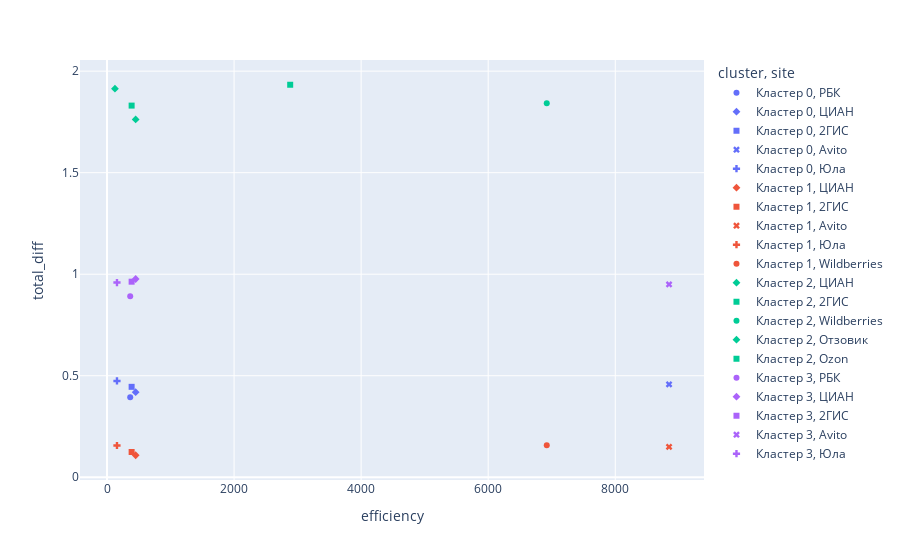

The code cell stored with this chart in its notebook:
### Code cell
plt_topscat

### Figure 1 — Plotly figure (JSON) as saved in the notebook; plotly's stock layout.template omitted (floating-point values rounded to 4 significant figures)
{"data": [{"hovertemplate": "cluster=Кластер 0<br>site=РБК<br>efficiency=%{x}<br>total_diff=%{y}<extra></extra>", "legendgroup": "Кластер 0, РБК", "marker": {"color": "#636efa", "symbol": "circle"}, "mode": "markers", "name": "Кластер 0, РБК", "orientation": "v", "showlegend": true, "type": "scatter", "x": [364.9], "xaxis": "x", "y": [0.3941], "yaxis": "y"}, {"hovertemplate": "cluster=Кластер 0<br>site=ЦИАН<br>efficiency=%{x}<br>total_diff=%{y}<extra></extra>", "legendgroup": "Кластер 0, ЦИАН", "marker": {"color": "#636efa", "symbol": "diamond"}, "mode": "markers", "name": "Кластер 0, ЦИАН", "orientation": "v", "showlegend": true, "type": "scatter", "x": [450.7], "xaxis": "x", "y": [0.4192], "yaxis": "y"}, {"hovertemplate": "cluster=Кластер 0<br>site=2ГИС<br>efficiency=%{x}<br>total_diff=%{y}<extra></extra>", "legendgroup": "Кластер 0, 2ГИС", "marker": {"color": "#636efa", "symbol": "square"}, "mode": "markers", "name": "Кластер 0, 2ГИС", "orientation": "v", "showlegend": true, "type": "scatter", "x": [387.2], "xaxis": "x", "y": [0.4454], "yaxis": "y"}, {"hovertemplate": "cluster=Кластер 0<br>site=Avito<br>efficiency=%{x}<br>total_diff=%{y}<extra></extra>", "legendgroup": "Кластер 0, Avito", "marker": {"color": "#636efa", "symbol": "x"}, "mode": "markers", "name": "Кластер 0, Avito", "orientation": "v", "showlegend": true, "type": "scatter", "x": [8847.0], "xaxis": "x", "y": [0.4575], "yaxis": "y"}, {"hovertemplate": "cluster=Кластер 0<br>site=Юла<br>efficiency=%{x}<br>total_diff=%{y}<extra></extra>", "legendgroup": "Кластер 0, Юла", "marker": {"color": "#636efa", "symbol": "cross"}, "mode": "markers", "name": "Кластер 0, Юла", "orientation": "v", "showlegend": true, "type": "scatter", "x": [156.5], "xaxis": "x", "y": [0.4744], "yaxis": "y"}, {"hovertemplate": "cluster=Кластер 1<br>site=ЦИАН<br>efficiency=%{x}<br>total_diff=%{y}<extra></extra>", "legendgroup": "Кластер 1, ЦИАН", "marker": {"color": "#EF553B", "symbol": "diamond"}, "mode": "markers", "name": "Кластер 1, ЦИАН", "orientation": "v", "showlegend": true, "type": "scatter", "x": [450.7], "xaxis": "x", "y": [0.1084], "yaxis": "y"}, {"hovertemplate": "cluster=Кластер 1<br>site=2ГИС<br>efficiency=%{x}<br>total_diff=%{y}<extra></extra>", "legendgroup": "Кластер 1, 2ГИС", "marker": {"color": "#EF553B", "symbol": "square"}, "mode": "markers", "name": "Кластер 1, 2ГИС", "orientation": "v", "showlegend": true, "type": "scatter", "x": [387.2], "xaxis": "x", "y": [0.1245], "yaxis": "y"}, {"hovertemplate": "cluster=Кластер 1<br>site=Avito<br>efficiency=%{x}<br>total_diff=%{y}<extra></extra>", "legendgroup": "Кластер 1, Avito", "marker": {"color": "#EF553B", "symbol": "x"}, "mode": "markers", "name": "Кластер 1, Avito", "orientation": "v", "showlegend": true, "type": "scatter", "x": [8847.0], "xaxis": "x", "y": [0.1498], "yaxis": "y"}, {"hovertemplate": "cluster=Кластер 1<br>site=Юла<br>efficiency=%{x}<br>total_diff=%{y}<extra></extra>", "legendgroup": "Кластер 1, Юла", "marker": {"color": "#EF553B", "symbol": "cross"}, "mode": "markers", "name": "Кластер 1, Юла", "orientation": "v", "showlegend": true, "type": "scatter", "x": [156.5], "xaxis": "x", "y": [0.1564], "yaxis": "y"}, {"hovertemplate": "cluster=Кластер 1<br>site=Wildberries<br>efficiency=%{x}<br>total_diff=%{y}<extra></extra>", "legendgroup": "Кластер 1, Wildberries", "marker": {"color": "#EF553B", "symbol": "circle"}, "mode": "markers", "name": "Кластер 1, Wildberries", "orientation": "v", "showlegend": true, "type": "scatter", "x": [6922.0], "xaxis": "x", "y": [0.1574], "yaxis": "y"}, {"hovertemplate": "cluster=Кластер 2<br>site=ЦИАН<br>efficiency=%{x}<br>total_diff=%{y}<extra></extra>", "legendgroup": "Кластер 2, ЦИАН", "marker": {"color": "#00cc96", "symbol": "diamond"}, "mode": "markers", "name": "Кластер 2, ЦИАН", "orientation": "v", "showlegend": true, "type": "scatter", "x": [450.7], "xaxis": "x", "y": [1.762], "yaxis": "y"}, {"hovertemplate": "cluster=Кластер 2<br>site=2ГИС<br>efficiency=%{x}<br>total_diff=%{y}<extra></extra>", "legendgroup": "Кластер 2, 2ГИС", "marker": {"color": "#00cc96", "symbol": "square"}, "mode": "markers", "name": "Кластер 2, 2ГИС", "orientation": "v", "showlegend": true, "type": "scatter", "x": [387.2], "xaxis": "x", "y": [1.83], "yaxis": "y"}, {"hovertemplate": "cluster=Кластер 2<br>site=Wildberries<br>efficiency=%{x}<br>total_diff=%{y}<extra></extra>", "legendgroup": "Кластер 2, Wildberries", "marker": {"color": "#00cc96", "symbol": "circle"}, "mode": "markers", "name": "Кластер 2, Wildberries", "orientation": "v", "showlegend": true, "type": "scatter", "x": [6922.0], "xaxis": "x", "y": [1.842], "yaxis": "y"}, {"hovertemplate": "cluster=Кластер 2<br>site=Отзовик<br>efficiency=%{x}<br>total_diff=%{y}<extra></extra>", "legendgroup": "Кластер 2, Отзовик", "marker": {"color": "#00cc96", "symbol": "diamond"}, "mode": "markers", "name": "Кластер 2, Отзовик", "orientation": "v", "showlegend": true, "type": "scatter", "x": [124.7], "xaxis": "x", "y": [1.914], "yaxis": "y"}, {"hovertemplate": "cluster=Кластер 2<br>site=Ozon<br>efficiency=%{x}<br>total_diff=%{y}<extra></extra>", "legendgroup": "Кластер 2, Ozon", "marker": {"color": "#00cc96", "symbol": "square"}, "mode": "markers", "name": "Кластер 2, Ozon", "orientation": "v", "showlegend": true, "type": "scatter", "x": [2883.0], "xaxis": "x", "y": [1.933], "yaxis": "y"}, {"hovertemplate": "cluster=Кластер 3<br>site=РБК<br>efficiency=%{x}<br>total_diff=%{y}<extra></extra>", "legendgroup": "Кластер 3, РБК", "marker": {"color": "#ab63fa", "symbol": "circle"}, "mode": "markers", "name": "Кластер 3, РБК", "orientation": "v", "showlegend": true, "type": "scatter", "x": [364.9], "xaxis": "x", "y": [0.8914], "yaxis": "y"}, {"hovertemplate": "cluster=Кластер 3<br>site=ЦИАН<br>efficiency=%{x}<br>total_diff=%{y}<extra></extra>", "legendgroup": "Кластер 3, ЦИАН", "marker": {"color": "#ab63fa", "symbol": "diamond"}, "mode": "markers", "name": "Кластер 3, ЦИАН", "orientation": "v", "showlegend": true, "type": "scatter", "x": [450.7], "xaxis": "x", "y": [0.9764], "yaxis": "y"}, {"hovertemplate": "cluster=Кластер 3<br>site=2ГИС<br>efficiency=%{x}<br>total_diff=%{y}<extra></extra>", "legendgroup": "Кластер 3, 2ГИС", "marker": {"color": "#ab63fa", "symbol": "square"}, "mode": "markers", "name": "Кластер 3, 2ГИС", "orientation": "v", "showlegend": true, "type": "scatter", "x": [387.2], "xaxis": "x", "y": [0.9632], "yaxis": "y"}, {"hovertemplate": "cluster=Кластер 3<br>site=Avito<br>efficiency=%{x}<br>total_diff=%{y}<extra></extra>", "legendgroup": "Кластер 3, Avito", "marker": {"color": "#ab63fa", "symbol": "x"}, "mode": "markers", "name": "Кластер 3, Avito", "orientation": "v", "showlegend": true, "type": "scatter", "x": [8847.0], "xaxis": "x", "y": [0.9497], "yaxis": "y"}, {"hovertemplate": "cluster=Кластер 3<br>site=Юла<br>efficiency=%{x}<br>total_diff=%{y}<extra></extra>", "legendgroup": "Кластер 3, Юла", "marker": {"color": "#ab63fa", "symbol": "cross"}, "mode": "markers", "name": "Кластер 3, Юла", "orientation": "v", "showlegend": true, "type": "scatter", "x": [156.5], "xaxis": "x", "y": [0.9589], "yaxis": "y"}], "layout": {"autosize": true, "legend": {"title": {"text": "cluster, site"}, "tracegroupgap": 0}, "margin": {"t": 60}, "xaxis": {"anchor": "y", "autorange": true, "domain": [0, 1], "range": [-403.6, 9375.0], "title": {"text": "efficiency"}, "type": "linear"}, "yaxis": {"anchor": "x", "autorange": true, "domain": [0, 1], "range": [-0.03285, 2.074], "title": {"text": "total_diff"}, "type": "linear"}}}
